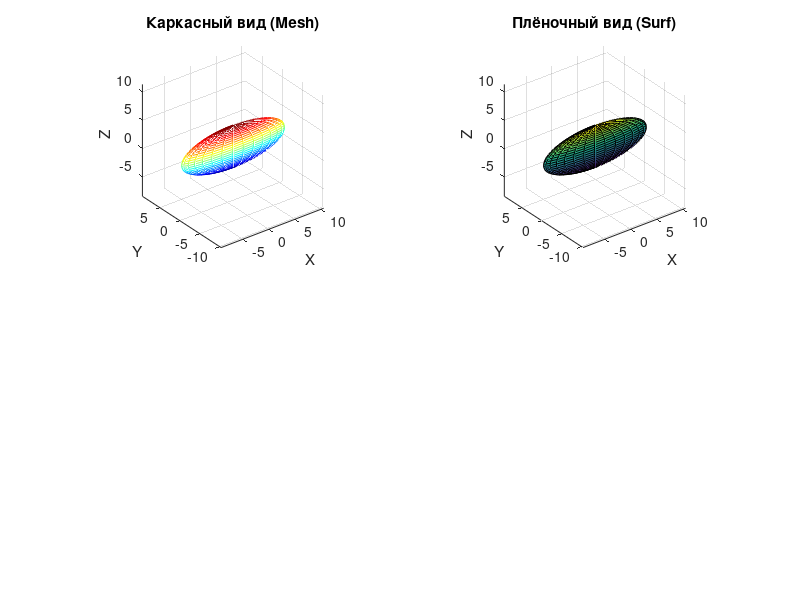

Here is the MATLAB script that generated this plot: (Note: this script raises an error after producing the figure.)
clc; clear; close all;

a = 9.88;
b = 1.25;
c = 3.64;
x0 = 0.70;
y0 = -0.50;
z0 = 1.45;

[X1, Y1, Z1] = ellipsoid(x0, y0, z0, a, b, c, 30);

figure('Name', 'Отображение поверхностей', 'NumberTitle', 'off');


subplot(2, 2, 1);
mesh(X1, Y1, Z1); 
title('Каркасный вид (Mesh)');
xlabel('X'); ylabel('Y'); zlabel('Z');
grid on;
axis equal; 
colormap(gca, 'jet'); 


subplot(2, 2, 2);
surf(X1,Y1,Z1);
title('Плёночный вид (Surf)');
xlabel('X'); ylabel('Y'); zlabel('Z');
grid on;
axis equal;
colormap(gca, 'parula'); 


a = 1.33;
b = -6.73;
x0 = -1.19;
y0 = 1.47;
z0 = 1.00;
[X2, Y2] = meshgrid(-2*abs(a)+x0:0.2:2*abs(a)+x0, -abs(b)+y0:0.2:abs(b)+y0); 

Z2 = z0 + ((X2 - x0).^2)/(a^2) - ((Y2 -y0).^2)/(b^2)


subplot(2, 2, 3);
mesh(X2, Y2, Z2); 
title('Каркасный вид (Mesh)');
xlabel('X'); ylabel('Y'); zlabel('Z');
grid on;
axis equal; 
colormap(gca, 'cool'); 


subplot(2, 2, 4);
surf(X2,Y2,Z2);
title('Плёночный вид (Surf)');
xlabel('X'); ylabel('Y'); zlabel('Z');
colormap(gca, 'summer'); 
grid on;
axis equal;




figure('Name', 'Отображение эллипсоида', 'NumberTitle', 'off');

subplot(2, 2, 1);
mesh(X1, Y1, Z1); 
title('Каркасный вид (Mesh)');
xlabel('X'); ylabel('Y'); zlabel('Z');
grid on;
axis equal; 
colormap(gca, 'jet'); 
view(-55, 20);

subplot(2, 2, 2);
surf(X1,Y1,Z1);
title('Плёночный вид (Surf)');
xlabel('X'); ylabel('Y'); zlabel('Z');
grid on;
axis equal;
colormap(gca, 'cool'); 

view(45, 45);

subplot(2, 2, 3);
surf(X1,Y1,Z1);
title('Плёночный вид (Surf)');
xlabel('X'); ylabel('Y'); zlabel('Z');
grid on;
axis equal;
colormap(gca, 'spring'); 
view(-45, 16);



subplot(2, 2, 4);
contourf(X1,Y1,Z1);

title('Топографический (contourf)');
xlabel('X'); ylabel('Y'); zlabel('Z');
grid on;
axis image;
colormap(gca, 'spring'); 


figure('Name', 'Отображение эллипсоида', 'NumberTitle', 'off');
